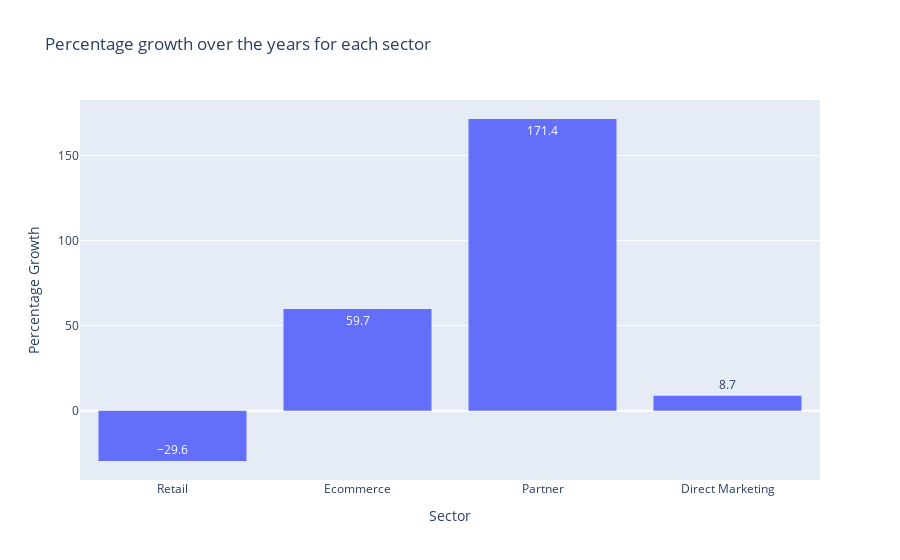

Notebook code cell kept with this figure:
### Code cell
fig = px.histogram(data_growth, x='Sector', y='Growth', title="Percentage growth over the years for each sector",
                  text_auto=True)
fig.update_xaxes(title_text='Sector')
fig.update_yaxes(title_text='Percentage Growth')
fig

### Figure 1 — Plotly figure (JSON) as saved in the notebook; plotly's stock layout.template omitted (floating-point values rounded to 4 significant figures)
{"data": [{"alignmentgroup": "True", "bingroup": "x", "histfunc": "sum", "hovertemplate": "Sector=%{x}<br>sum of Growth=%{y}<extra></extra>", "legendgroup": "", "marker": {"color": "#636efa", "pattern": {"shape": ""}}, "name": "", "offsetgroup": "", "orientation": "v", "showlegend": false, "texttemplate": "%{value}", "type": "histogram", "x": ["Retail", "Ecommerce", "Partner", "Direct Marketing"], "xaxis": "x", "y": [-29.6, 59.7, 171.4, 8.7], "yaxis": "y"}], "layout": {"barmode": "relative", "legend": {"tracegroupgap": 0}, "title": {"text": "Percentage growth over the years for each sector"}, "xaxis": {"anchor": "y", "domain": [0, 1], "title": {"text": "Sector"}}, "yaxis": {"anchor": "x", "domain": [0, 1], "title": {"text": "Percentage Growth"}}}}
